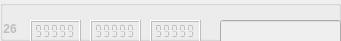
             <widget class="QGroupBox" name="markerBox_26">
              <property name="enabled">
               <bool>false</bool>
              </property>
              <property name="geometry">
               <rect>
                <x>0</x>
                <y>130</y>
                <width>341</width>
                <height>41</height>
               </rect>
              </property>
              <property name="title">
               <string notr="true"/>
              </property>
              <property name="flat">
               <bool>false</bool>
              </property>
              <widget class="QLCDNumber" name="X_26">
               <property name="geometry">
                <rect>
                 <x>30</x>
                 <y>20</y>
                 <width>51</width>
                 <height>23</height>
                </rect>
               </property>
               <property name="smallDecimalPoint">
                <bool>true</bool>
               </property>
               <property name="segmentStyle">
                <enum>QLCDNumber::Flat</enum>
               </property>
               <property name="value" stdset="0">
                <double>99999.000000000000000</double>
               </property>
              </widget>
              <widget class="QLCDNumber" name="Y_26">
               <property name="geometry">
                <rect>
                 <x>90</x>
                 <y>20</y>
                 <width>51</width>
                 <height>23</height>
                </rect>
               </property>
               <property name="smallDecimalPoint">
                <bool>true</bool>
               </property>
               <property name="segmentStyle">
                <enum>QLCDNumber::Flat</enum>
               </property>
               <property name="value" stdset="0">
                <double>99999.000000000000000</double>
               </property>
              </widget>
              <widget class="QLCDNumber" name="Z_26">
               <property name="geometry">
                <rect>
                 <x>150</x>
                 <y>20</y>
                 <width>51</width>
                 <height>23</height>
                </rect>
               </property>
               <property name="smallDecimalPoint">
                <bool>true</bool>
               </property>
               <property name="segmentStyle">
                <enum>QLCDNumber::Flat</enum>
               </property>
               <property name="value" stdset="0">
                <double>99999.000000000000000</double>
               </property>
              </widget>
              <widget class="QLineEdit" name="name_26">
               <property name="geometry">
                <rect>
                 <x>220</x>
                 <y>20</y>
                 <width>121</width>
                 <height>25</height>
                </rect>
               </property>
               <property name="sizePolicy">
                <sizepolicy hsizetype="Expanding" vsizetype="Fixed">
                 <horstretch>0</horstretch>
                 <verstretch>0</verstretch>
                </sizepolicy>
               </property>
              </widget>
              <widget class="QLabel" name="srn_26">
               <property name="enabled">
                <bool>false</bool>
               </property>
               <property name="geometry">
                <rect>
                 <x>0</x>
                 <y>20</y>
                 <width>21</width>
                 <height>17</height>
                </rect>
               </property>
               <property name="font">
                <font>
                 <weight>75</weight>
                 <bold>true</bold>
                </font>
               </property>
               <property name="text">
                <string> 26</string>
               </property>
              </widget>
             </widget>
